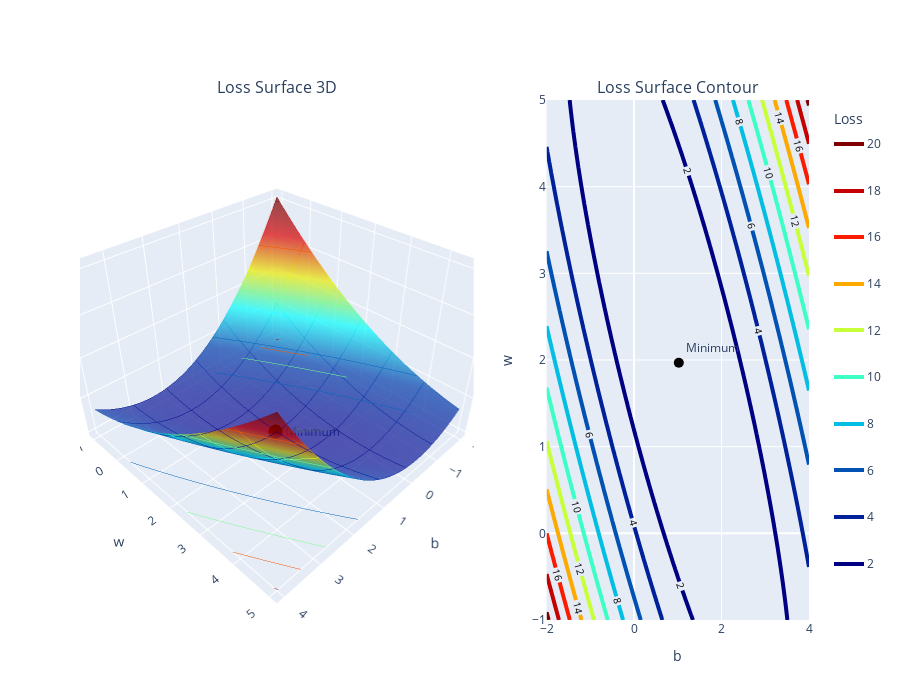

Here is the notebook cell this chart was saved with:
### Code cell
figure4(x_train, y_train, b, w, bs, ws, all_losses)

### Figure 1 — Plotly figure (JSON) as saved in the notebook; plotly's stock layout.template omitted (floating-point values rounded to 4 significant figures; data arrays with more than 128 entries replaced by an {"elided": "..."} marker saying what was removed)
{"data": [{"colorscale": [[0, "rgb(0,0,131)"], [0.2, "rgb(0,60,170)"], [0.4, "rgb(5,255,255)"], [0.6, "rgb(255,255,0)"], [0.8, "rgb(250,0,0)"], [1, "rgb(128,0,0)"]], "contours": {"x": {"highlightcolor": "red", "highlightwidth": 4, "show": true, "usecolormap": true}, "y": {"highlightcolor": "red", "highlightwidth": 4, "show": true, "usecolormap": true}, "z": {"highlightcolor": "red", "highlightwidth": 4, "project": {"z": true}, "show": true, "usecolormap": true}}, "opacity": 0.7, "scene": "scene", "showscale": false, "type": "surface", "x": [-2.0, -1.94, -1.88, -1.82, -1.76, -1.7, -1.64, -1.58, -1.52, -1.46, -1.4, -1.34, -1.28, -1.22, -1.16, -1.1, -1.04, -0.98, -0.92, -0.86, -0.8, -0.74, -0.68, -0.62, -0.56, -0.5, -0.44, -0.38, -0.32, -0.26, -0.2, -0.14, -0.08, -0.02, 0.04, 0.1, 0.16, 0.22, 0.28, 0.34, 0.4, 0.46, 0.52, 0.58, 0.64, 0.7, 0.76, 0.82, 0.88, 0.94, 1.0, 1.06, 1.12, 1.18, 1.24, 1.3, 1.36, 1.42, 1.48, 1.54, 1.6, 1.66, 1.72, 1.78, 1.84, 1.9, 1.96, 2.02, 2.08, 2.14, 2.2, 2.26, 2.32, 2.38, 2.44, 2.5, 2.56, 2.62, 2.68, 2.74, 2.8, 2.86, 2.92, 2.98, 3.04, 3.1, 3.16, 3.22, 3.28, 3.34, 3.4, 3.46, 3.52, 3.58, 3.64, 3.7, 3.76, 3.82, 3.88, 3.94, 4.0], "y": [-1.0, -0.94, -0.88, -0.82, -0.76, -0.7, -0.64, -0.58, -0.52, -0.46, -0.4, -0.34, -0.28, -0.22, -0.16, -0.1, -0.04, 0.02, 0.08, 0.14, 0.2, 0.26, 0.32, 0.38, 0.44, 0.5, 0.56, 0.62, 0.68, 0.74, 0.8, 0.86, 0.92, 0.98, 1.04, 1.1, 1.16, 1.22, 1.28, 1.34, 1.4, 1.46, 1.52, 1.58, 1.64, 1.7, 1.76, 1.82, 1.88, 1.94, 2.0, 2.06, 2.12, 2.18, 2.24, 2.3, 2.36, 2.42, 2.48, 2.54, 2.6, 2.66, 2.72, 2.78, 2.84, 2.9, 2.96, 3.02, 3.08, 3.14, 3.2, 3.26, 3.32, 3.38, 3.44, 3.5, 3.56, 3.62, 3.68, 3.74, 3.8, 3.86, 3.92, 3.98, 4.04, 4.1, 4.16, 4.22, 4.28, 4.34, 4.4, 4.46, 4.52, 4.58, 4.64, 4.7, 4.76, 4.82, 4.88, 4.94, 5.0], "z": {"elided": "101x101 float values"}}, {"marker": {"color": "black", "size": 5}, "mode": "markers+text", "name": "Minimum", "scene": "scene", "text": ["Minimum"], "textposition": "middle right", "type": "scatter3d", "x": [1.024], "y": [1.969], "z": [0.01288]}, {"marker": {"color": "black", "size": 5}, "mode": "markers+text", "name": "Random Start", "scene": "scene", "text": ["Random Start"], "textposition": "middle right", "type": "scatter3d", "x": [[0.4967]], "y": [[-0.1383]], "z": [5.766]}, {"colorbar": {"title": {"text": "Loss"}}, "colorscale": [[0, "rgb(0,0,131)"], [0.2, "rgb(0,60,170)"], [0.4, "rgb(5,255,255)"], [0.6, "rgb(255,255,0)"], [0.8, "rgb(250,0,0)"], [1, "rgb(128,0,0)"]], "contours": {"coloring": "lines", "labelfont": {"color": "black", "size": 10}, "showlabels": true}, "line": {"width": 4}, "type": "contour", "x": [-2.0, -1.94, -1.88, -1.82, -1.76, -1.7, -1.64, -1.58, -1.52, -1.46, -1.4, -1.34, -1.28, -1.22, -1.16, -1.1, -1.04, -0.98, -0.92, -0.86, -0.8, -0.74, -0.68, -0.62, -0.56, -0.5, -0.44, -0.38, -0.32, -0.26, -0.2, -0.14, -0.08, -0.02, 0.04, 0.1, 0.16, 0.22, 0.28, 0.34, 0.4, 0.46, 0.52, 0.58, 0.64, 0.7, 0.76, 0.82, 0.88, 0.94, 1.0, 1.06, 1.12, 1.18, 1.24, 1.3, 1.36, 1.42, 1.48, 1.54, 1.6, 1.66, 1.72, 1.78, 1.84, 1.9, 1.96, 2.02, 2.08, 2.14, 2.2, 2.26, 2.32, 2.38, 2.44, 2.5, 2.56, 2.62, 2.68, 2.74, 2.8, 2.86, 2.92, 2.98, 3.04, 3.1, 3.16, 3.22, 3.28, 3.34, 3.4, 3.46, 3.52, 3.58, 3.64, 3.7, 3.76, 3.82, 3.88, 3.94, 4.0], "xaxis": "x", "y": [-1.0, -0.94, -0.88, -0.82, -0.76, -0.7, -0.64, -0.58, -0.52, -0.46, -0.4, -0.34, -0.28, -0.22, -0.16, -0.1, -0.04, 0.02, 0.08, 0.14, 0.2, 0.26, 0.32, 0.38, 0.44, 0.5, 0.56, 0.62, 0.68, 0.74, 0.8, 0.86, 0.92, 0.98, 1.04, 1.1, 1.16, 1.22, 1.28, 1.34, 1.4, 1.46, 1.52, 1.58, 1.64, 1.7, 1.76, 1.82, 1.88, 1.94, 2.0, 2.06, 2.12, 2.18, 2.24, 2.3, 2.36, 2.42, 2.48, 2.54, 2.6, 2.66, 2.72, 2.78, 2.84, 2.9, 2.96, 3.02, 3.08, 3.14, 3.2, 3.26, 3.32, 3.38, 3.44, 3.5, 3.56, 3.62, 3.68, 3.74, 3.8, 3.86, 3.92, 3.98, 4.04, 4.1, 4.16, 4.22, 4.28, 4.34, 4.4, 4.46, 4.52, 4.58, 4.64, 4.7, 4.76, 4.82, 4.88, 4.94, 5.0], "yaxis": "y", "z": {"elided": "101x101 float values"}}, {"marker": {"color": "black", "size": 10}, "mode": "markers+text", "showlegend": false, "text": ["Minimum"], "textposition": "top right", "type": "scatter", "x": [1.024], "xaxis": "x", "y": [1.969], "yaxis": "y"}, {"marker": {"color": "black", "size": 10}, "mode": "markers+text", "showlegend": false, "text": ["Random Start"], "textposition": "top right", "type": "scatter", "x": [[0.4967]], "xaxis": "x", "y": [[-0.1383]], "yaxis": "y"}], "layout": {"annotations": [{"font": {"size": 16}, "showarrow": false, "text": "Loss Surface 3D", "x": 0.27, "xanchor": "center", "xref": "paper", "y": 1, "yanchor": "bottom", "yref": "paper"}, {"font": {"size": 16}, "showarrow": false, "text": "Loss Surface Contour", "x": 0.82, "xanchor": "center", "xref": "paper", "y": 1, "yanchor": "bottom", "yref": "paper"}], "height": 700, "scene": {"aspectmode": "manual", "aspectratio": {"x": 1, "y": 1, "z": 0.7}, "domain": {"x": [0, 0.54], "y": [0, 1]}, "xaxis": {"title": {"text": "b"}}, "yaxis": {"title": {"text": "w"}}, "zaxis": {"title": {"text": "Loss"}}}, "showlegend": false, "width": 900, "xaxis": {"anchor": "y", "domain": [0.64, 1], "title": {"text": "b"}}, "yaxis": {"anchor": "x", "domain": [0, 1], "title": {"text": "w"}}}}
